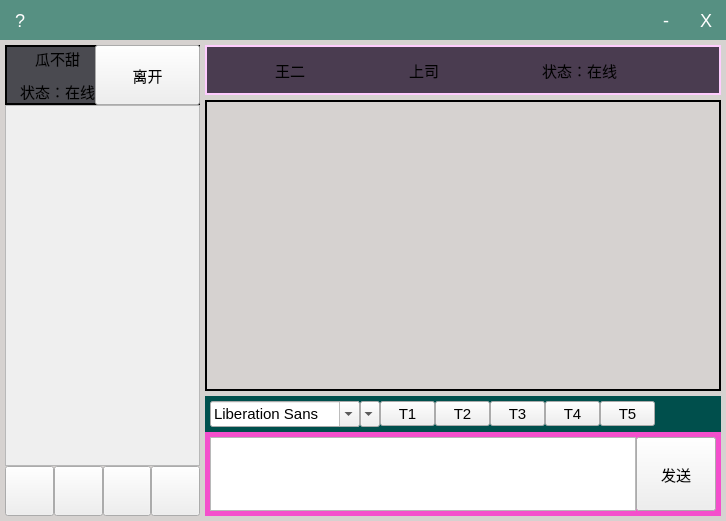
<?xml version="1.0" encoding="UTF-8"?>
<ui version="4.0">
 <class>MainWindow</class>
 <widget class="QMainWindow" name="MainWindow">
  <property name="geometry">
   <rect>
    <x>0</x>
    <y>0</y>
    <width>726</width>
    <height>521</height>
   </rect>
  </property>
  <property name="sizePolicy">
   <sizepolicy hsizetype="MinimumExpanding" vsizetype="MinimumExpanding">
    <horstretch>0</horstretch>
    <verstretch>0</verstretch>
   </sizepolicy>
  </property>
  <property name="windowTitle">
   <string>MainWindow</string>
  </property>
  <property name="styleSheet">
   <string notr="true"/>
  </property>
  <widget class="QWidget" name="centralWidget">
   <property name="styleSheet">
    <string notr="true">/*全局设置*/
* {	font-family: &quot;微软雅黑&quot;; font-size: 15px;}

/*最上边的背景*/
QWidget#titleBar{
	background: #569082;
	outline:none;
	color:#333;
}
/*锁定按钮*/
QPushButton#btnClock {
	background: transparent;
	border: none;
	color: #ffffff;
	font-size: 18px;
}
QPushButton#btnClock:hover {
	background: #569000;
}
QPushButton#btnClock:pressed {
	background: #569040;
}
/*关闭按钮*/
QPushButton#btnClose {
	background: transparent;
	border: none;
	color: #ffffff;
	font-size: 18px;
}
QPushButton#btnClose:hover {
	background: red;
}

/*最小化按钮*/
QPushButton#btnMin {
	background: transparent;
	border: none;
	color: #ffffff;
	font-size: 18px;
}
QPushButton#btnMin:hover {
	background: #569000;
}
QPushButton#btnMin:pressed {
	background: #569040;
}
/******************************************************************/
/*尝试性加入*/
/*对方的状态栏*/
QWidget#widgetYou{
border: 2px solid #ffccff;
 background:rgb(74, 60, 80);

}

/*主面板内容*/
QWidget#centrePanel{

	background:rgb(214, 210, 208);
}

/*浏览的消息面板*/
QWidget#MessageView
{
border: 2px solid ;
/*background:rgb(74, 74, 80);*/

}

/*我的输入面板:输入*/
/*我的输入面板：字体工具栏*/

QWidget#MyEdit{
background:#ffffcc;
}

QWidget#MyEditAreaPanel
{
background:#f44fcc;
}

QWidget#MyEditToolsPanel
{
background:#004f4c;

}
/**/

/******************************************************************/


/*我的状态栏*/
QWidget#widgetMystatus{
/*	border: 2px solid ; */
	background:rgb(74, 74, 80);
}

/*列表栏目*/


/*左下的工具栏*/
QWidget#widgetTool{

	background:rgb(74, 60, 80);

}
/*对方的状态*/
QWidget#centralWidget{
	/*border: 2px solid ;*/
}



/*手脚架*/
/*
QWidget#centralWidget{
	border: 2px solid ;
}
QWidget#centrePanel{
	border: 2px solid ;
}*/
QWidget#widgetMystatus{
	border: 2px solid ;
}
</string>
   </property>
   <layout class="QVBoxLayout" name="verticalLayout">
    <property name="spacing">
     <number>0</number>
    </property>
    <property name="margin">
     <number>0</number>
    </property>
    <item>
     <widget class="QWidget" name="titleBar" native="true">
      <property name="sizePolicy">
       <sizepolicy hsizetype="Preferred" vsizetype="Maximum">
        <horstretch>0</horstretch>
        <verstretch>0</verstretch>
       </sizepolicy>
      </property>
      <property name="maximumSize">
       <size>
        <width>16777215</width>
        <height>40</height>
       </size>
      </property>
      <layout class="QHBoxLayout" name="horizontalLayout">
       <property name="spacing">
        <number>0</number>
       </property>
       <property name="margin">
        <number>0</number>
       </property>
       <item>
        <widget class="QPushButton" name="btnClock">
         <property name="sizePolicy">
          <sizepolicy hsizetype="Maximum" vsizetype="Fixed">
           <horstretch>20</horstretch>
           <verstretch>0</verstretch>
          </sizepolicy>
         </property>
         <property name="minimumSize">
          <size>
           <width>40</width>
           <height>40</height>
          </size>
         </property>
         <property name="maximumSize">
          <size>
           <width>40</width>
           <height>40</height>
          </size>
         </property>
         <property name="text">
          <string>?</string>
         </property>
        </widget>
       </item>
       <item>
        <spacer name="horizontalSpacer">
         <property name="orientation">
          <enum>Qt::Horizontal</enum>
         </property>
         <property name="sizeType">
          <enum>QSizePolicy::MinimumExpanding</enum>
         </property>
         <property name="sizeHint" stdset="0">
          <size>
           <width>25</width>
           <height>20</height>
          </size>
         </property>
        </spacer>
       </item>
       <item>
        <widget class="QPushButton" name="btnMin">
         <property name="sizePolicy">
          <sizepolicy hsizetype="Maximum" vsizetype="Fixed">
           <horstretch>0</horstretch>
           <verstretch>0</verstretch>
          </sizepolicy>
         </property>
         <property name="minimumSize">
          <size>
           <width>40</width>
           <height>40</height>
          </size>
         </property>
         <property name="maximumSize">
          <size>
           <width>20</width>
           <height>40</height>
          </size>
         </property>
         <property name="text">
          <string>-</string>
         </property>
        </widget>
       </item>
       <item>
        <widget class="QPushButton" name="btnClose">
         <property name="sizePolicy">
          <sizepolicy hsizetype="Maximum" vsizetype="Fixed">
           <horstretch>0</horstretch>
           <verstretch>0</verstretch>
          </sizepolicy>
         </property>
         <property name="minimumSize">
          <size>
           <width>40</width>
           <height>40</height>
          </size>
         </property>
         <property name="maximumSize">
          <size>
           <width>40</width>
           <height>40</height>
          </size>
         </property>
         <property name="sizeIncrement">
          <size>
           <width>20</width>
           <height>0</height>
          </size>
         </property>
         <property name="text">
          <string>X</string>
         </property>
        </widget>
       </item>
      </layout>
      <zorder>btnClock</zorder>
      <zorder>btnClose</zorder>
      <zorder>btnMin</zorder>
      <zorder>horizontalSpacer</zorder>
     </widget>
    </item>
    <item>
     <widget class="QWidget" name="centrePanel" native="true">
      <layout class="QGridLayout" name="gridLayout_4">
       <property name="leftMargin">
        <number>0</number>
       </property>
       <property name="topMargin">
        <number>5</number>
       </property>
       <property name="rightMargin">
        <number>0</number>
       </property>
       <property name="bottomMargin">
        <number>0</number>
       </property>
       <property name="spacing">
        <number>0</number>
       </property>
       <item row="0" column="0">
        <widget class="QWidget" name="widgetLeft" native="true">
         <property name="maximumSize">
          <size>
           <width>200</width>
           <height>16777215</height>
          </size>
         </property>
         <layout class="QVBoxLayout" name="verticalLayout_2">
          <property name="spacing">
           <number>0</number>
          </property>
          <property name="leftMargin">
           <number>5</number>
          </property>
          <property name="topMargin">
           <number>0</number>
          </property>
          <property name="rightMargin">
           <number>0</number>
          </property>
          <property name="bottomMargin">
           <number>5</number>
          </property>
          <item>
           <widget class="QWidget" name="widgetMystatus" native="true">
            <property name="sizePolicy">
             <sizepolicy hsizetype="Preferred" vsizetype="MinimumExpanding">
              <horstretch>0</horstretch>
              <verstretch>0</verstretch>
             </sizepolicy>
            </property>
            <property name="maximumSize">
             <size>
              <width>16777215</width>
              <height>60</height>
             </size>
            </property>
            <layout class="QHBoxLayout" name="horizontalLayout_6">
             <property name="spacing">
              <number>0</number>
             </property>
             <property name="margin">
              <number>0</number>
             </property>
             <item>
              <layout class="QHBoxLayout" name="MyStatus">
               <item>
                <widget class="QLabel" name="labelPic">
                 <property name="text">
                  <string/>
                 </property>
                 <property name="pixmap">
                  <pixmap resource="resource.qrc">:/resource/image/mianwindows/ui/resource/image/mainwindow/ui/contact.png</pixmap>
                 </property>
                </widget>
               </item>
               <item>
                <layout class="QVBoxLayout" name="MyInfo">
                 <item>
                  <widget class="QLabel" name="labelName">
                   <property name="text">
                    <string>瓜不甜</string>
                   </property>
                   <property name="alignment">
                    <set>Qt::AlignCenter</set>
                   </property>
                  </widget>
                 </item>
                 <item>
                  <widget class="QLabel" name="labelstatus">
                   <property name="text">
                    <string>状态：在线</string>
                   </property>
                  </widget>
                 </item>
                </layout>
               </item>
              </layout>
             </item>
             <item>
              <widget class="QPushButton" name="btnChange">
               <property name="sizePolicy">
                <sizepolicy hsizetype="Expanding" vsizetype="Expanding">
                 <horstretch>0</horstretch>
                 <verstretch>0</verstretch>
                </sizepolicy>
               </property>
               <property name="autoFillBackground">
                <bool>false</bool>
               </property>
               <property name="text">
                <string>离开</string>
               </property>
              </widget>
             </item>
            </layout>
           </widget>
          </item>
          <item>
           <widget class="QScrollArea" name="scrollArea">
            <property name="widgetResizable">
             <bool>true</bool>
            </property>
            <widget class="QWidget" name="FriendList">
             <property name="geometry">
              <rect>
               <x>0</x>
               <y>0</y>
               <width>193</width>
               <height>359</height>
              </rect>
             </property>
            </widget>
           </widget>
          </item>
          <item>
           <widget class="QWidget" name="widgetTools" native="true">
            <property name="sizePolicy">
             <sizepolicy hsizetype="Preferred" vsizetype="MinimumExpanding">
              <horstretch>0</horstretch>
              <verstretch>0</verstretch>
             </sizepolicy>
            </property>
            <property name="maximumSize">
             <size>
              <width>16777215</width>
              <height>50</height>
             </size>
            </property>
            <layout class="QGridLayout" name="gridLayout_5">
             <property name="margin">
              <number>0</number>
             </property>
             <property name="spacing">
              <number>0</number>
             </property>
             <item row="0" column="0">
              <layout class="QHBoxLayout" name="Tools">
               <property name="spacing">
                <number>0</number>
               </property>
               <item>
                <widget class="QPushButton" name="btnAdd">
                 <property name="sizePolicy">
                  <sizepolicy hsizetype="Minimum" vsizetype="Expanding">
                   <horstretch>0</horstretch>
                   <verstretch>0</verstretch>
                  </sizepolicy>
                 </property>
                 <property name="text">
                  <string/>
                 </property>
                 <property name="icon">
                  <iconset resource="resource.qrc">
                   <normaloff>:/resource/image/mianwindows/ui/resource/image/mainwindow/ui/add.png</normaloff>:/resource/image/mianwindows/ui/resource/image/mainwindow/ui/add.png</iconset>
                 </property>
                </widget>
               </item>
               <item>
                <widget class="QPushButton" name="btnGroup">
                 <property name="sizePolicy">
                  <sizepolicy hsizetype="Minimum" vsizetype="Expanding">
                   <horstretch>0</horstretch>
                   <verstretch>0</verstretch>
                  </sizepolicy>
                 </property>
                 <property name="text">
                  <string/>
                 </property>
                 <property name="icon">
                  <iconset resource="resource.qrc">
                   <normaloff>:/resource/image/mianwindows/ui/resource/image/mainwindow/ui/group.png</normaloff>:/resource/image/mianwindows/ui/resource/image/mainwindow/ui/group.png</iconset>
                 </property>
                </widget>
               </item>
               <item>
                <widget class="QPushButton" name="btnSeting">
                 <property name="sizePolicy">
                  <sizepolicy hsizetype="Minimum" vsizetype="Expanding">
                   <horstretch>0</horstretch>
                   <verstretch>0</verstretch>
                  </sizepolicy>
                 </property>
                 <property name="text">
                  <string/>
                 </property>
                 <property name="icon">
                  <iconset resource="resource.qrc">
                   <normaloff>:/resource/image/mianwindows/ui/resource/image/mainwindow/ui/settings.png</normaloff>:/resource/image/mianwindows/ui/resource/image/mainwindow/ui/settings.png</iconset>
                 </property>
                </widget>
               </item>
               <item>
                <widget class="QPushButton" name="btnFTP">
                 <property name="sizePolicy">
                  <sizepolicy hsizetype="Minimum" vsizetype="Expanding">
                   <horstretch>0</horstretch>
                   <verstretch>0</verstretch>
                  </sizepolicy>
                 </property>
                 <property name="text">
                  <string/>
                 </property>
                 <property name="icon">
                  <iconset resource="resource.qrc">
                   <normaloff>:/resource/image/mianwindows/ui/resource/image/mainwindow/ui/transfer.png</normaloff>:/resource/image/mianwindows/ui/resource/image/mainwindow/ui/transfer.png</iconset>
                 </property>
                </widget>
               </item>
              </layout>
             </item>
            </layout>
           </widget>
          </item>
         </layout>
        </widget>
       </item>
       <item row="0" column="1">
        <layout class="QVBoxLayout" name="widgetRight">
         <property name="spacing">
          <number>5</number>
         </property>
         <property name="leftMargin">
          <number>5</number>
         </property>
         <property name="rightMargin">
          <number>5</number>
         </property>
         <property name="bottomMargin">
          <number>5</number>
         </property>
         <item>
          <widget class="QWidget" name="widgetYou" native="true">
           <property name="sizePolicy">
            <sizepolicy hsizetype="Preferred" vsizetype="Maximum">
             <horstretch>0</horstretch>
             <verstretch>0</verstretch>
            </sizepolicy>
           </property>
           <layout class="QGridLayout" name="gridLayout">
            <property name="margin">
             <number>0</number>
            </property>
            <property name="spacing">
             <number>0</number>
            </property>
            <item row="0" column="0">
             <layout class="QHBoxLayout" name="YouStatus">
              <property name="spacing">
               <number>0</number>
              </property>
              <property name="sizeConstraint">
               <enum>QLayout::SetMaximumSize</enum>
              </property>
              <item>
               <spacer name="HS5">
                <property name="orientation">
                 <enum>Qt::Horizontal</enum>
                </property>
                <property name="sizeType">
                 <enum>QSizePolicy::Maximum</enum>
                </property>
                <property name="sizeHint" stdset="0">
                 <size>
                  <width>20</width>
                  <height>20</height>
                 </size>
                </property>
               </spacer>
              </item>
              <item>
               <widget class="QLabel" name="label_PeoplePic">
                <property name="sizePolicy">
                 <sizepolicy hsizetype="Maximum" vsizetype="Maximum">
                  <horstretch>0</horstretch>
                  <verstretch>0</verstretch>
                 </sizepolicy>
                </property>
                <property name="minimumSize">
                 <size>
                  <width>50</width>
                  <height>50</height>
                 </size>
                </property>
                <property name="maximumSize">
                 <size>
                  <width>50</width>
                  <height>50</height>
                 </size>
                </property>
                <property name="text">
                 <string/>
                </property>
                <property name="pixmap">
                 <pixmap resource="resource.qrc">:/resource/image/mianwindows/ui/resource/image/mainwindow/ui/contact_dark.png</pixmap>
                </property>
                <property name="alignment">
                 <set>Qt::AlignCenter</set>
                </property>
               </widget>
              </item>
              <item>
               <widget class="QLabel" name="label_name">
                <property name="text">
                 <string>王二</string>
                </property>
               </widget>
              </item>
              <item>
               <spacer name="HS1">
                <property name="orientation">
                 <enum>Qt::Horizontal</enum>
                </property>
                <property name="sizeHint" stdset="0">
                 <size>
                  <width>40</width>
                  <height>20</height>
                 </size>
                </property>
               </spacer>
              </item>
              <item>
               <widget class="QLabel" name="label_Job">
                <property name="text">
                 <string>上司</string>
                </property>
               </widget>
              </item>
              <item>
               <spacer name="HS">
                <property name="orientation">
                 <enum>Qt::Horizontal</enum>
                </property>
                <property name="sizeHint" stdset="0">
                 <size>
                  <width>40</width>
                  <height>20</height>
                 </size>
                </property>
               </spacer>
              </item>
              <item>
               <widget class="QLabel" name="label_PeopleStatus">
                <property name="text">
                 <string>状态：在线</string>
                </property>
               </widget>
              </item>
              <item>
               <spacer name="HS4">
                <property name="orientation">
                 <enum>Qt::Horizontal</enum>
                </property>
                <property name="sizeHint" stdset="0">
                 <size>
                  <width>40</width>
                  <height>20</height>
                 </size>
                </property>
               </spacer>
              </item>
             </layout>
            </item>
           </layout>
          </widget>
         </item>
         <item>
          <widget class="QWidget" name="widgetTalk" native="true">
           <property name="sizePolicy">
            <sizepolicy hsizetype="Preferred" vsizetype="Preferred">
             <horstretch>0</horstretch>
             <verstretch>0</verstretch>
            </sizepolicy>
           </property>
           <layout class="QGridLayout" name="gridLayout_2">
            <property name="margin">
             <number>0</number>
            </property>
            <property name="spacing">
             <number>0</number>
            </property>
            <item row="0" column="0">
             <widget class="QWidget" name="MessageView" native="true">
              <property name="sizePolicy">
               <sizepolicy hsizetype="Expanding" vsizetype="Expanding">
                <horstretch>0</horstretch>
                <verstretch>0</verstretch>
               </sizepolicy>
              </property>
              <property name="maximumSize">
               <size>
                <width>16777215</width>
                <height>16777215</height>
               </size>
              </property>
             </widget>
            </item>
           </layout>
          </widget>
         </item>
         <item>
          <widget class="QWidget" name="MyEdit" native="true">
           <property name="sizePolicy">
            <sizepolicy hsizetype="Preferred" vsizetype="MinimumExpanding">
             <horstretch>0</horstretch>
             <verstretch>0</verstretch>
            </sizepolicy>
           </property>
           <property name="maximumSize">
            <size>
             <width>16777215</width>
             <height>120</height>
            </size>
           </property>
           <layout class="QGridLayout" name="gridLayout_3">
            <property name="margin">
             <number>0</number>
            </property>
            <property name="spacing">
             <number>0</number>
            </property>
            <item row="1" column="0">
             <widget class="QWidget" name="MyEditAreaPanel" native="true">
              <layout class="QHBoxLayout" name="MyEditArea">
               <property name="spacing">
                <number>0</number>
               </property>
               <property name="sizeConstraint">
                <enum>QLayout::SetDefaultConstraint</enum>
               </property>
               <property name="margin">
                <number>5</number>
               </property>
               <item>
                <widget class="QTextEdit" name="textEditMessage">
                 <property name="sizePolicy">
                  <sizepolicy hsizetype="Expanding" vsizetype="Expanding">
                   <horstretch>0</horstretch>
                   <verstretch>0</verstretch>
                  </sizepolicy>
                 </property>
                 <property name="maximumSize">
                  <size>
                   <width>16777215</width>
                   <height>16777215</height>
                  </size>
                 </property>
                </widget>
               </item>
               <item>
                <widget class="QPushButton" name="btnSend">
                 <property name="sizePolicy">
                  <sizepolicy hsizetype="Preferred" vsizetype="MinimumExpanding">
                   <horstretch>0</horstretch>
                   <verstretch>0</verstretch>
                  </sizepolicy>
                 </property>
                 <property name="maximumSize">
                  <size>
                   <width>16777215</width>
                   <height>16777215</height>
                  </size>
                 </property>
                 <property name="text">
                  <string>发送</string>
                 </property>
                </widget>
               </item>
              </layout>
             </widget>
            </item>
            <item row="0" column="0">
             <widget class="QWidget" name="MyEditToolsPanel" native="true">
              <layout class="QHBoxLayout" name="MyTextTools">
               <property name="spacing">
                <number>0</number>
               </property>
               <property name="leftMargin">
                <number>5</number>
               </property>
               <property name="topMargin">
                <number>5</number>
               </property>
               <property name="bottomMargin">
                <number>5</number>
               </property>
               <item>
                <widget class="QFontComboBox" name="cbFont">
                 <property name="sizePolicy">
                  <sizepolicy hsizetype="Expanding" vsizetype="Fixed">
                   <horstretch>0</horstretch>
                   <verstretch>0</verstretch>
                  </sizepolicy>
                 </property>
                 <property name="maximumSize">
                  <size>
                   <width>150</width>
                   <height>16777215</height>
                  </size>
                 </property>
                </widget>
               </item>
               <item>
                <widget class="QComboBox" name="cbNum">
                 <property name="maximumSize">
                  <size>
                   <width>20</width>
                   <height>16777215</height>
                  </size>
                 </property>
                 <item>
                  <property name="text">
                   <string>6</string>
                  </property>
                 </item>
                 <item>
                  <property name="text">
                   <string>7</string>
                  </property>
                 </item>
                 <item>
                  <property name="text">
                   <string>8</string>
                  </property>
                 </item>
                 <item>
                  <property name="text">
                   <string>9</string>
                  </property>
                 </item>
                 <item>
                  <property name="text">
                   <string>10</string>
                  </property>
                 </item>
                </widget>
               </item>
               <item>
                <widget class="QToolButton" name="toolBtn">
                 <property name="sizePolicy">
                  <sizepolicy hsizetype="Expanding" vsizetype="Fixed">
                   <horstretch>0</horstretch>
                   <verstretch>0</verstretch>
                  </sizepolicy>
                 </property>
                 <property name="text">
                  <string>T1</string>
                 </property>
                </widget>
               </item>
               <item>
                <widget class="QToolButton" name="toolBtn2">
                 <property name="sizePolicy">
                  <sizepolicy hsizetype="Expanding" vsizetype="Fixed">
                   <horstretch>0</horstretch>
                   <verstretch>0</verstretch>
                  </sizepolicy>
                 </property>
                 <property name="text">
                  <string>T2</string>
                 </property>
                </widget>
               </item>
               <item>
                <widget class="QToolButton" name="toolBtn3">
                 <property name="sizePolicy">
                  <sizepolicy hsizetype="Expanding" vsizetype="Fixed">
                   <horstretch>0</horstretch>
                   <verstretch>0</verstretch>
                  </sizepolicy>
                 </property>
                 <property name="text">
                  <string>T3</string>
                 </property>
                </widget>
               </item>
               <item>
                <widget class="QToolButton" name="toolBtn4">
                 <property name="sizePolicy">
                  <sizepolicy hsizetype="Expanding" vsizetype="Fixed">
                   <horstretch>0</horstretch>
                   <verstretch>0</verstretch>
                  </sizepolicy>
                 </property>
                 <property name="text">
                  <string>T4</string>
                 </property>
                </widget>
               </item>
               <item>
                <widget class="QToolButton" name="toolBtn5">
                 <property name="sizePolicy">
                  <sizepolicy hsizetype="Expanding" vsizetype="Fixed">
                   <horstretch>0</horstretch>
                   <verstretch>0</verstretch>
                  </sizepolicy>
                 </property>
                 <property name="text">
                  <string>T5</string>
                 </property>
                </widget>
               </item>
               <item>
                <spacer name="HS11">
                 <property name="orientation">
                  <enum>Qt::Horizontal</enum>
                 </property>
                 <property name="sizeHint" stdset="0">
                  <size>
                   <width>40</width>
                   <height>20</height>
                  </size>
                 </property>
                </spacer>
               </item>
              </layout>
             </widget>
            </item>
           </layout>
          </widget>
         </item>
        </layout>
       </item>
      </layout>
      <zorder>widgetLeft</zorder>
      <zorder>widgetTalk</zorder>
      <zorder>widgetYou</zorder>
      <zorder>MessageView</zorder>
      <zorder>labelLogo</zorder>
      <zorder>titleBar</zorder>
     </widget>
    </item>
   </layout>
  </widget>
 </widget>
 <layoutdefault spacing="6" margin="11"/>
 <resources>
  <include location="resource.qrc"/>
 </resources>
 <connections/>
</ui>
